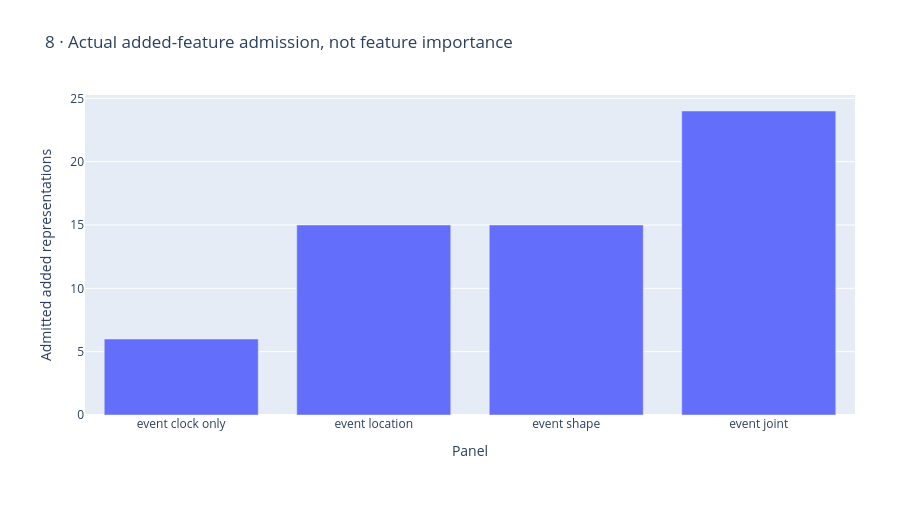

Write notebook code for a chart like this one.
### Markdown cell above
## 8 · Input admission

The report retains all training-screen decisions. Missingness, constants and exact duplicates do not become fictional new signals.

### Code cell
figures[7].show(renderer='plotly_mimetype')

### Figure 1 — Plotly figure (JSON) as saved in the notebook; plotly's stock layout.template omitted (floating-point values rounded to 4 significant figures)
{"data": [{"name": "Fold 0", "type": "bar", "x": ["event clock only", "event location", "event shape", "event joint"], "y": [6, 15, 15, 24]}], "layout": {"height": 530, "legend": {"orientation": "h", "y": -0.25}, "margin": {"b": 115, "l": 85, "r": 45, "t": 95}, "title": {"text": "8 · Actual added-feature admission, not feature importance"}, "xaxis": {"title": {"text": "Panel"}}, "yaxis": {"title": {"text": "Admitted added representations"}}}}
